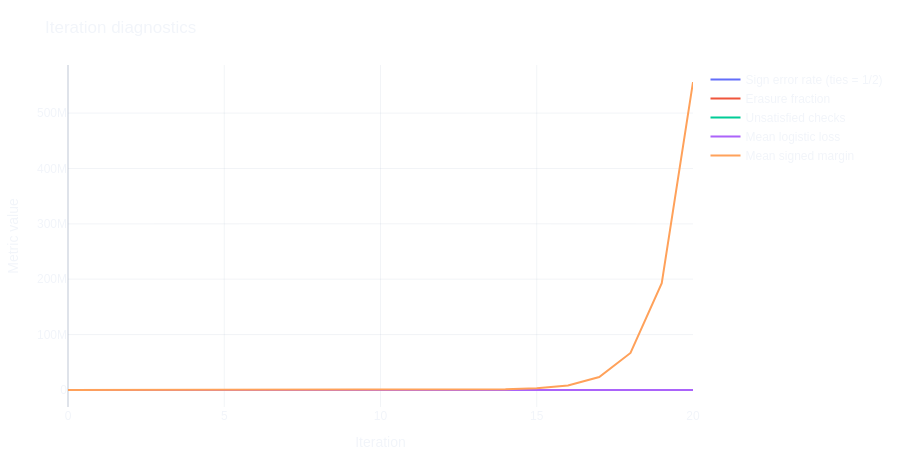

Source (notebook cell):
### Markdown cell above
## Iteration versus metrics

All plots include $t=0$ and the following $T$ iterations. All five curves share one plot and their original numerical scale. The rate metrics are:

- **Sign error rate:** fraction of negative signed margins, with exact zero counted as half an error.
- **Erasure fraction:** fraction of exactly zero LLRs.
- **Unsatisfied checks:** hard-decision syndrome fraction (zero LLR is decoded as bit 0). This metric is undefined, shown as a gap, if no checks exist. Another valid codeword can have zero syndrome and still be wrong.

The same plot also shows **mean logistic loss** $\frac1N\sum_i\log(1+e^{-s_iL_i})$, sensitive to confidently wrong decisions, and **mean signed margin** $\frac1N\sum_i s_iL_i$, measuring average alignment and confidence. The latter can hide individual failures; inspect the per-bit plot too.

Drag to zoom, use the mouse wheel to zoom, choose pan in the toolbar, and double-click to reset axes. Click legend entries to hide traces; double-click one to isolate it. Editing the widget does not touch these plots. Rerunning a plot cell creates a fresh interactive figure for `result`.

### Code cell
import importlib

import _shared.plots as plots

# Reload only plotting code; preserve the editor and the completed result.
plots = importlib.reload(plots)
plots.metrics_figure(result).show(config=plots.PLOT_CONFIG)

### Figure 1 — Plotly figure (JSON) as saved in the notebook; plotly's stock layout.template omitted (floating-point values rounded to 4 significant figures)
{"data": [{"mode": "lines", "name": "Sign error rate (ties = 1/2)", "type": "scatter", "x": [0, 1, 2, 3, 4, 5, 6, 7, 8, 9, 10, 11, 12, 13, 14, 15, 16, 17, 18, 19, 20], "y": [0.25, 0.1875, 0.1875, 0.0625, 0.0, 0.0, 0.0, 0.0, 0.0, 0.0, 0.0, 0.0, 0.0, 0.0, 0.0, 0.0, 0.0, 0.0, 0.0, 0.0, 0.0]}, {"mode": "lines", "name": "Erasure fraction", "type": "scatter", "x": [0, 1, 2, 3, 4, 5, 6, 7, 8, 9, 10, 11, 12, 13, 14, 15, 16, 17, 18, 19, 20], "y": [0.0, 0.0, 0.0, 0.0, 0.0, 0.0, 0.0, 0.0, 0.0, 0.0, 0.0, 0.0, 0.0, 0.0, 0.0, 0.0, 0.0, 0.0, 0.0, 0.0, 0.0]}, {"mode": "lines", "name": "Unsatisfied checks", "type": "scatter", "x": [0, 1, 2, 3, 4, 5, 6, 7, 8, 9, 10, 11, 12, 13, 14, 15, 16, 17, 18, 19, 20], "y": [0.5455, 0.3636, 0.2727, 0.09091, 0.0, 0.0, 0.0, 0.0, 0.0, 0.0, 0.0, 0.0, 0.0, 0.0, 0.0, 0.0, 0.0, 0.0, 0.0, 0.0, 0.0]}, {"mode": "lines", "name": "Mean logistic loss", "type": "scatter", "x": [0, 1, 2, 3, 4, 5, 6, 7, 8, 9, 10, 11, 12, 13, 14, 15, 16, 17, 18, 19, 20], "y": [0.5779, 0.4359, 0.3401, 0.2367, 0.04302, 7.714e-06, 1.777e-14, 1.272e-43, 1.447e-139, 0.0, 0.0, 0.0, 0.0, 0.0, 0.0, 0.0, 0.0, 0.0, 0.0, 0.0, 0.0]}, {"mode": "lines", "name": "Mean signed margin", "type": "scatter", "x": [0, 1, 2, 3, 4, 5, 6, 7, 8, 9, 10, 11, 12, 13, 14, 15, 16, 17, 18, 19, 20], "y": [2.288, 3.717, 7.777, 18.79, 47.26, 121.0, 314.7, 826.3, 2192.0, 5884.0, 15990.0, 44030.0, 122700.0, 345600.0, 981100.0, 2803000.0, 8046000.0, 23160000.0, 66810000.0, 192700000.0, 556000000.0]}], "layout": {"dragmode": "zoom", "font": {"family": "var(--vscode-font-family, sans-serif)", "size": 12}, "height": 460, "hovermode": "closest", "margin": {"b": 50, "l": 65, "r": 30, "t": 65}, "paper_bgcolor": "rgba(0,0,0,0)", "plot_bgcolor": "rgba(0,0,0,0)", "title": {"text": "Iteration diagnostics"}, "xaxis": {"gridcolor": "rgba(148,163,184,0.12)", "title": {"text": "Iteration"}, "zerolinecolor": "rgba(148,163,184,0.3)"}, "yaxis": {"gridcolor": "rgba(148,163,184,0.12)", "title": {"text": "Metric value"}, "zerolinecolor": "rgba(148,163,184,0.3)"}}}
